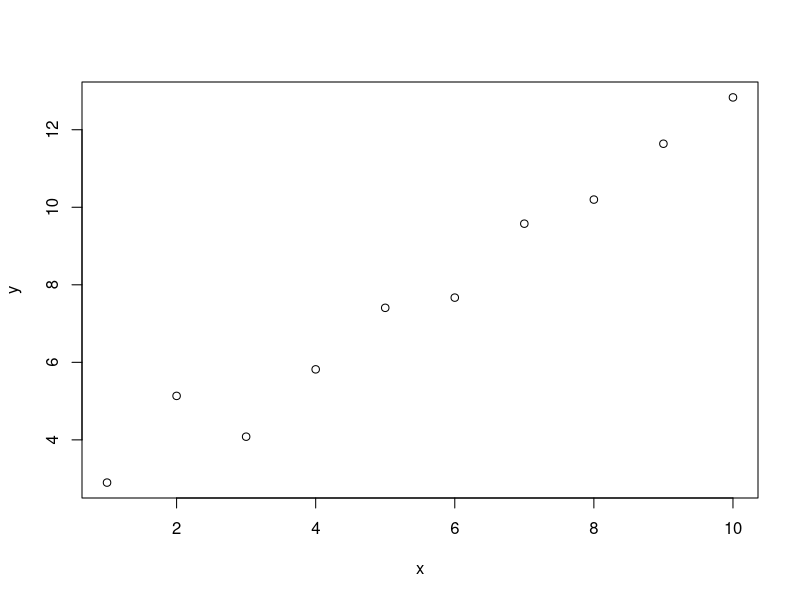

Write the R code that produced this figure.
## ---- chunk 1
knitr::opts_chunk$set(echo=TRUE,eval=TRUE,fig.path="../images/",fig.width="20%")
## ---- chunk 2
x <- 1:10
y <- 2+x+rnorm(10)
plot(x,y)
